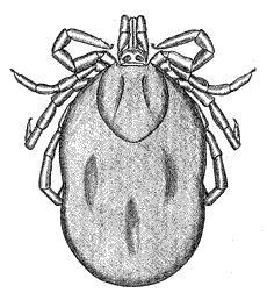
#> input picture data/Caltech_101/101_ObjectCategories/tick/image_0001.jpg, 267 x 300 px; its folder holds only this picture in this run
$ python -i data.py   (imports and definitions only)
#> lines starting #> are read from the running program, lines starting #| are printed output that depends on the picture
import os
import glob
import pickle
import typing

import numpy as np
import cv2
import matplotlib.pyplot as plt

from sklearn.cluster import KMeans
from sklearn.cluster import MiniBatchKMeans
from sklearn.ensemble import RandomTreesEmbedding

import src as ya
from src.struct import Data

from collections import defaultdict


# [504 lines left out: functions getData, getSpiral, pickle_load__getCaltech, getCaltech_classlist, getCaltech_pre, getCaltech_plot and 4 more, not called in this run]

>>> result = getCaltech_pre()
#> in getCaltech_pre, raw_img is the input picture: shape (300, 267, 3); min 0, max 255, mean 211.2
#> in getCaltech_pre, `kp, des = sift.detectAndCompute(gray, None)`: kp = 643 keypoints; strongest (x, y, size): (54, 46, 2.3), (235, 89, 2.6), (47, 195, 2.4), (235, 149, 2.1)
#> in getCaltech_pre, `descriptors_train += list(des)`: descriptors_train = 643 items
#> in getCaltech_pre, `sift_img = cv2.drawKeypoints( gray, kp, img, flags=cv2.DRAW_MATCHES_FL..`:
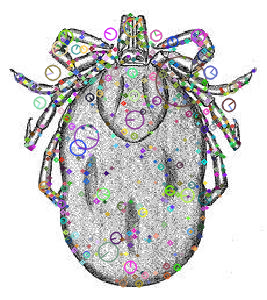
#> sift_img: shape (300, 267, 3); mean B, G, R 207.5, 207.5, 207.9
#> pass 2 of the loop in getCaltech_pre, `for c in range(len(class_list)):`:
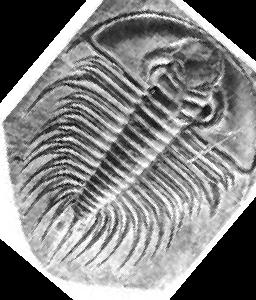
#> input picture data/Caltech_101/101_ObjectCategories/trilobite/image_0001.jpg, 256 x 300 px
#> in getCaltech_pre, raw_img is the input picture: shape (300, 256, 3); min 0, max 255, mean 130.1
#> gray: shape (300, 256)
#> kp = 1336 keypoints; strongest (x, y, size): (208, 118, 3.7), (64, 139, 2.6), (71, 139, 3.2), (206, 110, 6.4)
#> descriptors_train = 1979 items
#> in getCaltech_pre, `sift_img = cv2.drawKeypoints( gray, kp, img, flags=cv2.DRAW_MATCHES_FL..`:
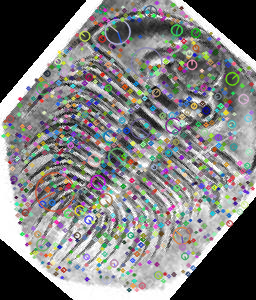
#> sift_img: shape (300, 256, 3); mean B, G, R 126.7, 127.3, 127.5
#> pass 2 of the loop in getCaltech_pre, `for c in range(len(class_list)):`:
#> result = 6 items
